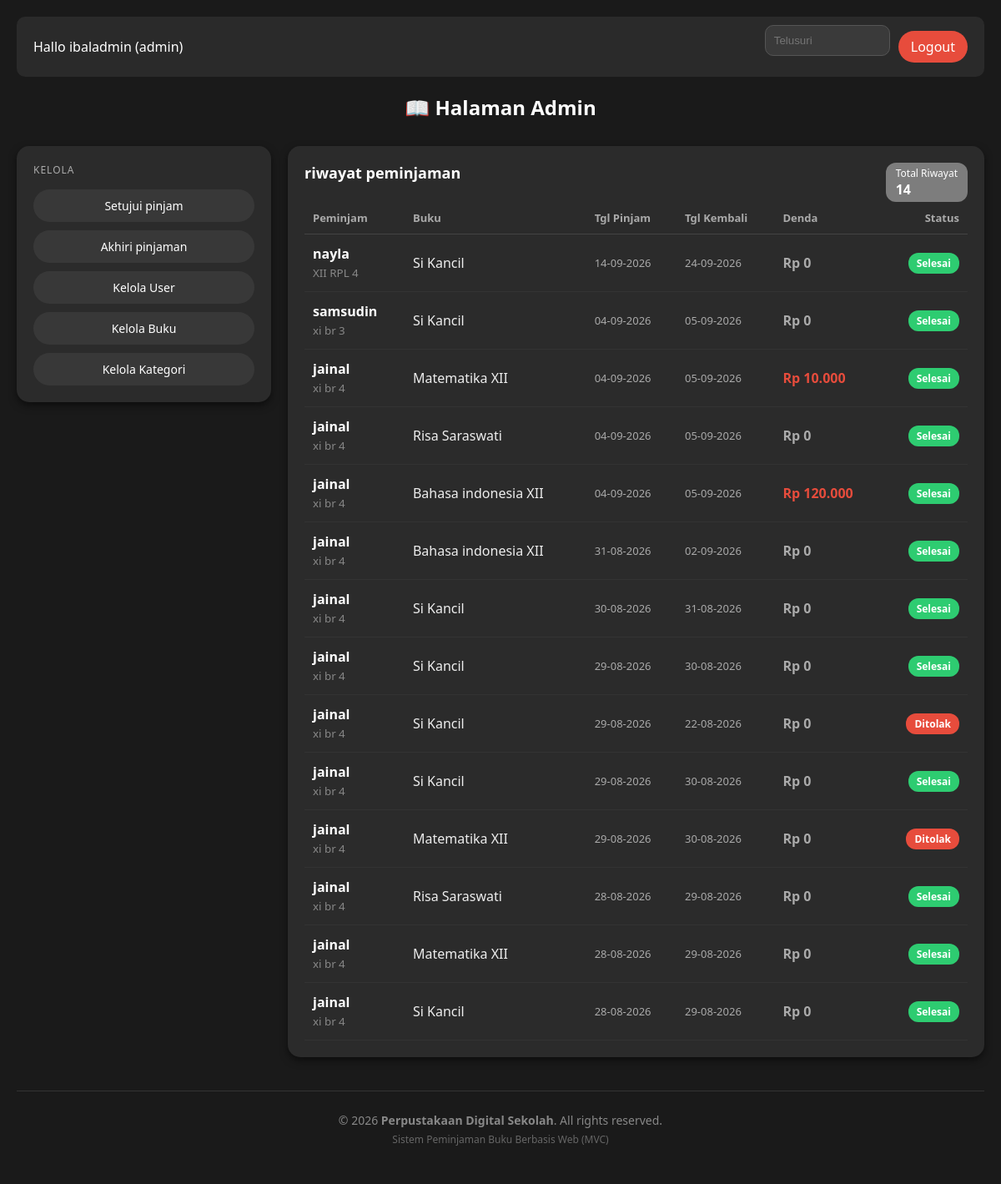
The app's page /index.php?page=admin&action=riwayatPinjam (signed in) with its own data.
### tables this page shows
CREATE TABLE `peminjaman` (
  `id_pinjam` int(11) NOT NULL,
  `id_user` int(11) NOT NULL,
  `id_buku` int(11) NOT NULL,
  `jumlah` int(11) NOT NULL DEFAULT 1,
  `tgl_pinjam` date NOT NULL,
  `tanggal_kembali_rencana` date DEFAULT NULL,
  `tanggal_dikembalikan` date DEFAULT NULL,
  `tgl_kembali` date NOT NULL,
  `status` enum('menunggu','dipinjam','selesai','ditolak') DEFAULT 'menunggu',
  `denda` int(11) DEFAULT 0
);

CREATE TABLE `user` (
  `id_user` int(11) NOT NULL,
  `nama` varchar(100) NOT NULL,
  `email` varchar(100) NOT NULL,
  `nis` varchar(20) DEFAULT NULL,
  `kelas` varchar(50) DEFAULT NULL,
  `password` varchar(255) NOT NULL,
  `role` enum('admin','siswa') NOT NULL DEFAULT 'siswa'
);

CREATE TABLE `buku` (
  `id_buku` int(11) NOT NULL,
  `nama_buku` varchar(150) NOT NULL,
  `id_kategori` int(11) NOT NULL,
  `stok` int(11) NOT NULL DEFAULT 0,
  `gambar` varchar(255) DEFAULT NULL
);

### controllers/AdminController.php (called while the page is built, shortened)
<?php
require_once 'models/PinjamModel.php';
class AdminController {
    private $pinjamModel;
    public function __construct() {
        $database = new Database();
        $this->db = $database->getConnection();
        $this->pinjamModel = new PinjamModel($this->db);
    }
public function riwayatPinjam() {
    $search = trim($_GET['search'] ?? '');
    $riwayatList = $this->pinjamModel->getRiwayatPinjaman($search);
    require_once 'views/admin/riwayat_pinjam.php';
}
}

### config/Database.php (called while the page is built, shortened)
<?php
class Database {
    private $host = "localhost";
    private $user = "root";
    private $pass = "";
    private $dbname = "db_peminjamanbuku2";
    public function getConnection() {
        $this->conn = null;
        try {
            $this->conn = new PDO("mysql:host=" . $this->host . ";dbname=" . $this->dbname, $this->user, $this->pass);
            $this->conn->setAttribute(PDO::ATTR_ERRMODE, PDO::ERRMODE_EXCEPTION);
        } catch(PDOException $exception) {
            echo "Connection error: " . $exception->getMessage();
        }
        return $this->conn;
    }
}

### models/PinjamModel.php (called while the page is built, shortened)
<?php
class PinjamModel {
    private $conn;
    private $table = 'peminjaman';
    public function __construct($db) {
        $this->conn = $db;
    }
public function getRiwayatPinjaman($search = '') {
    $query = "SELECT p.*, b.nama_buku, u.nama AS nama_siswa, u.kelas
              FROM " . $this->table . " p
              JOIN buku b ON p.id_buku = b.id_buku
              JOIN user u ON p.id_user = u.id_user
              WHERE p.status IN ('selesai', 'ditolak')";
    $query .= " ORDER BY p.id_pinjam DESC";
    $stmt = $this->conn->prepare($query);
    $stmt->execute();
    return $stmt->fetchAll(PDO::FETCH_ASSOC);
}
}

### views/admin/riwayat_pinjam.php (the view, shortened to what this page needs)
<?php include 'views/layout/header.php'; ?>
<div class="header-bar">
    <div>Hallo <?= htmlspecialchars($_SESSION['user']['nama']); ?> (admin)</div>
    <div style="display: flex; align-items: center; gap: 10px;">
        <form method="GET" action="index.php" style="display:inline;">
            <input type="text" name="search" placeholder="Telusuri" value="<?= htmlspecialchars($_GET['search'] ?? ''); ?>" class="input-dark" style="width:150px;">
        </form>
        <a href="index.php?page=logout" class="btn btn-red">Logout</a>
    </div>
</div>
<h2 style="text-align:center; margin-bottom: 30px;">📖 Halaman Admin</h2>
<div style="display: flex; gap: 20px; align-items: flex-start;">
    <div class="card" style="flex: 1; min-width: 200px; padding: 20px; box-sizing: border-box;">
        <p style="color: #aaa; margin-top: 0; margin-bottom: 15px; font-size: 12px; letter-spacing: 1px; text-transform: uppercase;">Kelola</p>
        <div class="sidebar-menu">
            <a href="index.php?page=admin&action=dashboard" class="btn-sidebar">Setujui pinjam</a>
            <a href="index.php?page=admin&action=akhiriPinjaman" class="btn-sidebar">Akhiri pinjaman</a>
            <a href="index.php?page=admin&action=kelolaUser" class="btn-sidebar">Kelola User</a>
            <a href="index.php?page=admin&action=kelolaBuku" class="btn-sidebar">Kelola Buku</a>
            <a href="index.php?page=admin&action=kelolaKategori" class="btn-sidebar">Kelola Kategori</a>
        </div>
    </div>
    <div class="card" style="flex: 3; box-sizing: border-box;">
        <div style="margin-bottom: 20px;">
            <span class="badge-count">Total Riwayat<br><strong style="font-size: 16px;"><?= count($riwayatList); ?></strong></span>
            <h3 style="margin: 0; font-size: 18px;">riwayat peminjaman</h3>
        </div>
        <div class="table-container">
            <table style="width: 100%; border-collapse: collapse;">
                <thead>
                    <tr style="color: #aaa; font-size: 13px; text-align: left; border-bottom: 1px solid #444;">
                        <th style="padding: 10px;">Peminjam</th>
                        <th style="padding: 10px;">Buku</th>
                        <th style="padding: 10px;">Tgl Pinjam</th>
                        <th style="padding: 10px;">Tgl Kembali</th>
                        <th style="padding: 10px;">Denda</th>
                        <th style="padding: 10px; text-align: right;">Status</th>
                    </tr>
                </thead>
                <tbody>
                    <?php if (!empty($riwayatList)): ?>
                        <?php foreach ($riwayatList as $r): ?>
                        <tr style="border-bottom: 1px solid #333;">
                            <td style="padding: 12px 10px; font-weight: bold;">
                                <?= htmlspecialchars($r['nama_siswa']); ?>
                                <?php if (!empty($r['kelas'])): ?>
                                    <br><small style="color: #888; font-weight: normal;"><?= htmlspecialchars($r['kelas']); ?></small>
                                <?php endif; ?>
                            </td>
                            <td style="padding: 12px 10px; color: #eee;"><?= htmlspecialchars($r['nama_buku']); ?></td>
                            <td style="padding: 12px 10px; color: #aaa; font-size: 13px;">
                                <?= !empty($r['tgl_pinjam']) ? date('d-m-Y', strtotime($r['tgl_pinjam'])) : '-'; ?>
                            </td>
                            <td style="padding: 12px 10px; color: #aaa; font-size: 13px;">
                                <?= !empty($r['tgl_kembali']) ? date('d-m-Y', strtotime($r['tgl_kembali'])) : '-'; ?>
                            </td>
                            <td style="padding: 12px 10px; font-weight: bold; color: <?= ($r['denda'] > 0) ? '#e74c3c' : '#aaa'; ?>;">
                                Rp <?= number_format($r['denda'] ?? 0, 0, ',', '.'); ?>
                            </td>
                            <td style="padding: 12px 10px; text-align: right;">
                                <?php if ($r['status'] === 'selesai'): ?>
                                    <span class="badge-status status-selesai">Selesai</span>
                                <?php else: ?>
                                    <span class="badge-status status-ditolak">Ditolak</span>
                                <?php endif; ?>
                            </td>
                        </tr>
                        <?php endforeach; ?>
                    <?php else: ?>
                        <tr>
                            <td colspan="6" style="text-align: center; color: #888; padding: 20px;">Belum ada riwayat transaksi.</td>
                        </tr>
                    <?php endif; ?>
                </tbody>
            </table>
        </div>
    </div>
</div>
<?php include 'views/layout/footer.php'; ?>

### views/layout/header.php (style rules this page uses)
body { background-color: #1a1a1a; color: #ffffff; font-family: 'Segoe UI', Tahoma, Geneva, Verdana, sans-serif; margin: 0; padding: 20px; }
.header-bar { display: flex; justify-content: space-between; align-items: center; padding: 10px 20px; background-color: #2a2a2a; border-radius: 10px; margin-bottom: 20px; }
.card { background-color: #2b2b2b; border-radius: 15px; padding: 20px; box-shadow: 0 4px 10px rgba(0,0,0,0.5); }
.btn { background-color: #555; color: white; border: none; padding: 8px 15px; border-radius: 20px; cursor: pointer; text-decoration: none; display: inline-block; }
.btn-red { background-color: #e74c3c; }
.input-dark { background-color: #3a3a3a; border: 1px solid #555; color: white; padding: 10px; border-radius: 10px; width: 100%; box-sizing: border-box; margin-bottom: 15px; }
table { width: 100%; border-collapse: collapse; }
th, td { padding: 12px; text-align: left; }
tr { border-bottom: 1px solid #333; }

### views/admin/riwayat_pinjam.php (style rules this page uses)
.badge-status { padding: 4px 10px; border-radius: 12px; font-size: 12px; font-weight: bold; display: inline-block; }
.status-selesai { background-color: #2ecc71; color: #fff; }
.status-ditolak { background-color: #e74c3c; color: #fff; }
.badge-count { background-color: #7d7d7d; color: #fff; padding: 4px 12px; border-radius: 12px; font-size: 12px; float: right; }
.sidebar-menu { display: flex; flex-direction: column; gap: 10px; width: 100%; box-sizing: border-box; }
.btn-sidebar { display: block; width: 100%; padding: 10px 14px; background-color: #383838; color: #ffffff; text-decoration: none; text-align: center; border-radius: 20px; font-size: 14px; font-weight: 500; box-sizing: border-box; transition: background-color 0.2s, transform 0.1s; }

### records on screen
peminjaman: id_user.nama "nayla", id_user.kelas "XII RPL 4", id_buku.nama_buku "Si Kancil", tgl_pinjam "14-09-2026", tgl_kembali "24-09-2026", denda "0", status "Selesai"
peminjaman: id_user.nama "samsudin", id_user.kelas "xi br 3", id_buku.nama_buku "Si Kancil", tgl_pinjam "04-09-2026", tgl_kembali "05-09-2026", denda "0", status "Selesai"
peminjaman: id_user.nama "jainal", id_user.kelas "xi br 4", id_buku.nama_buku "Matematika XII", tgl_pinjam "04-09-2026", tgl_kembali "05-09-2026", denda "10.000", status "Selesai"
peminjaman: id_user.nama "jainal", id_user.kelas "xi br 4", id_buku.nama_buku "Risa Saraswati", tgl_pinjam "04-09-2026", tgl_kembali "05-09-2026", denda "0", status "Selesai"
peminjaman: id_user.nama "jainal", id_user.kelas "xi br 4", id_buku.nama_buku "Bahasa indonesia XII", tgl_pinjam "04-09-2026", tgl_kembali "05-09-2026", denda "120.000", status "Selesai"
peminjaman: id_user.nama "jainal", id_user.kelas "xi br 4", id_buku.nama_buku "Bahasa indonesia XII", tgl_pinjam "31-08-2026", tgl_kembali "02-09-2026", denda "0", status "Selesai"
peminjaman: id_user.nama "jainal", id_user.kelas "xi br 4", id_buku.nama_buku "Si Kancil", tgl_pinjam "30-08-2026", tgl_kembali "31-08-2026", denda "0", status "Selesai"
peminjaman: id_user.nama "jainal", id_user.kelas "xi br 4", id_buku.nama_buku "Si Kancil", tgl_pinjam "29-08-2026", tgl_kembali "30-08-2026", denda "0", status "Selesai"
peminjaman: id_user.nama "jainal", id_user.kelas "xi br 4", id_buku.nama_buku "Si Kancil", tgl_pinjam "29-08-2026", tgl_kembali "22-08-2026", denda "0", status "Ditolak"
peminjaman: id_user.nama "jainal", id_user.kelas "xi br 4", id_buku.nama_buku "Si Kancil", tgl_pinjam "29-08-2026", tgl_kembali "30-08-2026", denda "0", status "Selesai"
peminjaman: id_user.nama "jainal", id_user.kelas "xi br 4", id_buku.nama_buku "Matematika XII", tgl_pinjam "29-08-2026", tgl_kembali "30-08-2026", denda "0", status "Ditolak"
peminjaman: id_user.nama "jainal", id_user.kelas "xi br 4", id_buku.nama_buku "Risa Saraswati", tgl_pinjam "28-08-2026", tgl_kembali "29-08-2026", denda "0", status "Selesai"
peminjaman: id_user.nama "jainal", id_user.kelas "xi br 4", id_buku.nama_buku "Matematika XII", tgl_pinjam "28-08-2026", tgl_kembali "29-08-2026", denda "0", status "Selesai"
peminjaman: id_user.nama "jainal", id_user.kelas "xi br 4", id_buku.nama_buku "Si Kancil", tgl_pinjam "28-08-2026", tgl_kembali "29-08-2026", denda "0", status "Selesai"

### other values on screen
$_SESSION['user']['nama'] "ibaladmin"
count($riwayatList) "14"
